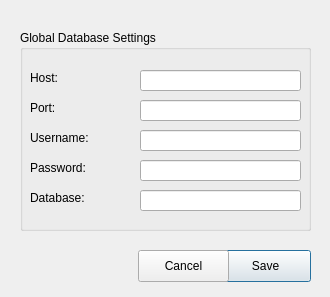
<?xml version="1.0" encoding="UTF-8"?>
<ui version="4.0">
 <class>Dialog</class>
 <widget class="QDialog" name="Dialog">
  <property name="geometry">
   <rect>
    <x>0</x>
    <y>0</y>
    <width>330</width>
    <height>297</height>
   </rect>
  </property>
  <property name="windowTitle">
   <string>Settings</string>
  </property>
  <property name="sizeGripEnabled">
   <bool>false</bool>
  </property>
  <property name="modal">
   <bool>false</bool>
  </property>
  <widget class="QPushButton" name="btnSave">
   <property name="geometry">
    <rect>
     <x>220</x>
     <y>250</y>
     <width>91</width>
     <height>32</height>
    </rect>
   </property>
   <property name="text">
    <string>Save</string>
   </property>
   <property name="default">
    <bool>true</bool>
   </property>
  </widget>
  <widget class="QPushButton" name="btnCancel">
   <property name="geometry">
    <rect>
     <x>138</x>
     <y>250</y>
     <width>91</width>
     <height>32</height>
    </rect>
   </property>
   <property name="text">
    <string>Cancel</string>
   </property>
  </widget>
  <widget class="QGroupBox" name="groupBox">
   <property name="geometry">
    <rect>
     <x>20</x>
     <y>30</y>
     <width>291</width>
     <height>201</height>
    </rect>
   </property>
   <property name="title">
    <string>Global Database Settings</string>
   </property>
   <widget class="QLineEdit" name="txtDatabase">
    <property name="geometry">
     <rect>
      <x>120</x>
      <y>160</y>
      <width>161</width>
      <height>21</height>
     </rect>
    </property>
   </widget>
   <widget class="QLabel" name="label_5">
    <property name="geometry">
     <rect>
      <x>10</x>
      <y>130</y>
      <width>71</width>
      <height>16</height>
     </rect>
    </property>
    <property name="text">
     <string>Password:</string>
    </property>
   </widget>
   <widget class="QLabel" name="label_3">
    <property name="geometry">
     <rect>
      <x>10</x>
      <y>70</y>
      <width>60</width>
      <height>16</height>
     </rect>
    </property>
    <property name="text">
     <string>Port:</string>
    </property>
   </widget>
   <widget class="QLineEdit" name="txtHost">
    <property name="geometry">
     <rect>
      <x>120</x>
      <y>40</y>
      <width>161</width>
      <height>21</height>
     </rect>
    </property>
   </widget>
   <widget class="QLineEdit" name="txtPort">
    <property name="geometry">
     <rect>
      <x>120</x>
      <y>70</y>
      <width>161</width>
      <height>21</height>
     </rect>
    </property>
   </widget>
   <widget class="QLabel" name="label">
    <property name="geometry">
     <rect>
      <x>10</x>
      <y>40</y>
      <width>60</width>
      <height>16</height>
     </rect>
    </property>
    <property name="text">
     <string>Host:</string>
    </property>
   </widget>
   <widget class="QLineEdit" name="txtPassword">
    <property name="geometry">
     <rect>
      <x>120</x>
      <y>130</y>
      <width>161</width>
      <height>21</height>
     </rect>
    </property>
   </widget>
   <widget class="QLabel" name="label_4">
    <property name="geometry">
     <rect>
      <x>10</x>
      <y>100</y>
      <width>71</width>
      <height>16</height>
     </rect>
    </property>
    <property name="text">
     <string>Username:</string>
    </property>
   </widget>
   <widget class="QLabel" name="label_6">
    <property name="geometry">
     <rect>
      <x>10</x>
      <y>160</y>
      <width>71</width>
      <height>16</height>
     </rect>
    </property>
    <property name="text">
     <string>Database:</string>
    </property>
   </widget>
   <widget class="QLineEdit" name="txtUsername">
    <property name="geometry">
     <rect>
      <x>120</x>
      <y>100</y>
      <width>161</width>
      <height>21</height>
     </rect>
    </property>
   </widget>
  </widget>
 </widget>
 <resources/>
 <connections/>
</ui>
